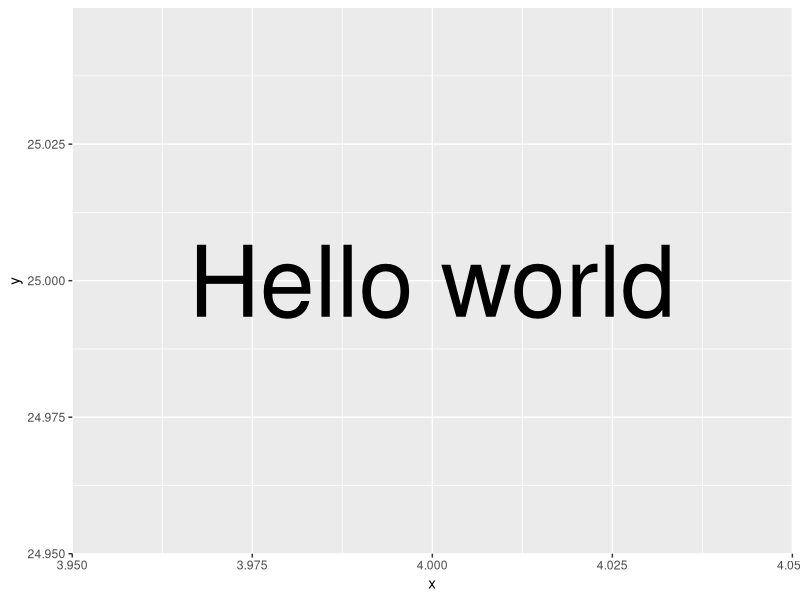
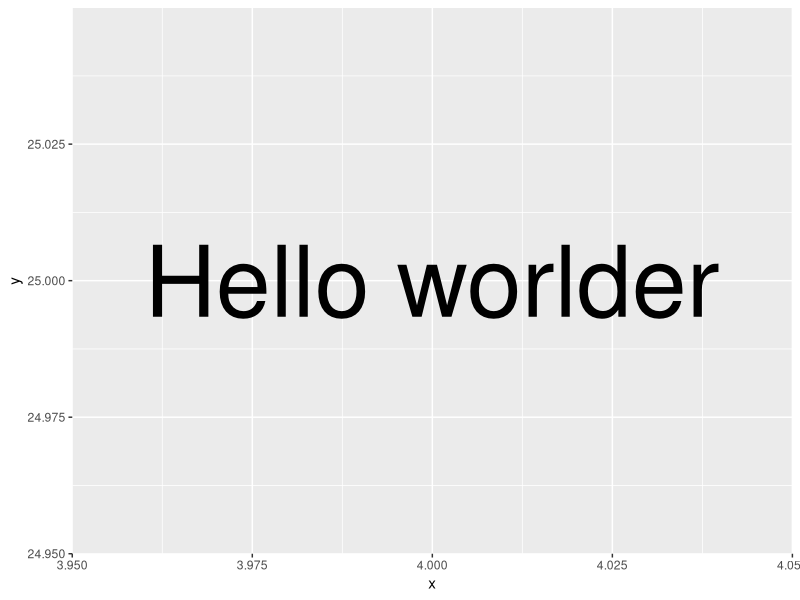

Source code (R) for these figures, in order:
## ---- chunk 1
suppressPackageStartupMessages({
  library(ggplot2, warn.conflicts = FALSE)
  library(stringr)
})

## ---- chunk 2
n = 2
str_glue("This is a test with a variable n = {n}")
## ---- chunk 3
#| fig-cap: !expr 'str_glue("This is a test with a variable n = {n}")'

ggplot() + 
  annotate(
  "text",
  x = 4,
  y = 25,
  label = "Hello world",
  size = 25
)

## ---- chunk 4
#| classes: preview-image

ggplot() + 
  annotate(
  "text",
  x = 4,
  y = 25,
  label = "Hello worlder",
  size = 25
)
